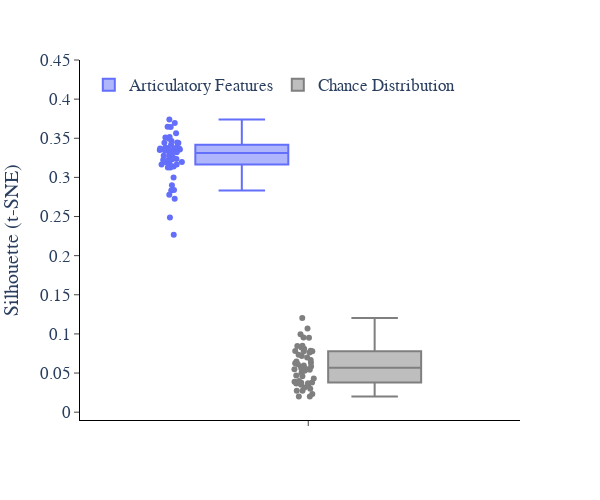

Write notebook code for a chart like this one.
### Code cell
fig = px.box(score_df, color='Condition', y="Silhouette (t-SNE)", points='all', width=600, height=500, color_discrete_sequence=[px_colors[0], '#7F7F7F'])
fig.update_layout(
    plot_bgcolor='white',
    legend=dict(
        orientation='h',
        yanchor='top',
        y=0.98,
        xanchor='left',
        x=0.02,
        title_text=''
    ),
    font=dict(size=17, family='Arial')
)
fig.update_xaxes(
    title='',
    mirror=False,
    ticks='outside',
    showline=True,
    linecolor='black',
    showgrid=False,
)
fig.update_yaxes(
    # title='Davies-Bouldin Score',
    mirror=False,
    ticks='outside',
    showline=True,
    linecolor='black',
    showgrid=False,
    range=[-0.01, 0.45],
)

fig.show()

### Figure 1 — Plotly figure (JSON) as saved in the notebook; plotly's stock layout.template omitted (floating-point values rounded to 4 significant figures)
{"data": [{"alignmentgroup": "True", "boxpoints": "all", "hovertemplate": "Condition=Articulatory Features<br>Silhouette (t-SNE)=%{y}<extra></extra>", "legendgroup": "Articulatory Features", "marker": {"color": "#636EFA"}, "name": "Articulatory Features", "notched": false, "offsetgroup": "Articulatory Features", "orientation": "v", "showlegend": true, "type": "box", "x0": " ", "xaxis": "x", "y": [0.3159, 0.3493, 0.3371, 0.2833, 0.3417, 0.3236, 0.3647, 0.3379, 0.3511, 0.3441, 0.314, 0.3565, 0.2898, 0.3204, 0.3275, 0.3741, 0.3382, 0.3321, 0.284, 0.3694, 0.3225, 0.2726, 0.3307, 0.3369, 0.3342, 0.335, 0.3464, 0.2488, 0.3166, 0.323, 0.3127, 0.278, 0.2267, 0.3193, 0.3442, 0.3166, 0.3368, 0.3125, 0.3196, 0.3515, 0.3318, 0.3222, 0.3357, 0.2998, 0.3277, 0.3644, 0.3336, 0.3446, 0.3375, 0.3252], "y0": " ", "yaxis": "y"}, {"alignmentgroup": "True", "boxpoints": "all", "hovertemplate": "Condition=Chance Distribution<br>Silhouette (t-SNE)=%{y}<extra></extra>", "legendgroup": "Chance Distribution", "marker": {"color": "#7F7F7F"}, "name": "Chance Distribution", "notched": false, "offsetgroup": "Chance Distribution", "orientation": "v", "showlegend": true, "type": "box", "x0": " ", "xaxis": "x", "y": [0.03159, 0.05021, 0.0781, 0.08275, 0.05483, 0.0585, 0.06474, 0.02742, 0.07844, 0.0717, 0.0528, 0.08475, 0.03744, 0.02992, 0.05582, 0.06978, 0.039, 0.02723, 0.05802, 0.03337, 0.08094, 0.06261, 0.09501, 0.06312, 0.06662, 0.03498, 0.04312, 0.03788, 0.03692, 0.04695, 0.05489, 0.05965, 0.05421, 0.0953, 0.02015, 0.07789, 0.08468, 0.06125, 0.1204, 0.03658, 0.05493, 0.03984, 0.02018, 0.02323, 0.07788, 0.09964, 0.07613, 0.04578, 0.1069, 0.07322], "y0": " ", "yaxis": "y"}], "layout": {"boxmode": "group", "font": {"family": "Arial", "size": 17}, "height": 500, "legend": {"orientation": "h", "title": {"text": ""}, "tracegroupgap": 0, "x": 0.02, "xanchor": "left", "y": 0.98, "yanchor": "top"}, "margin": {"t": 60}, "plot_bgcolor": "white", "width": 600, "xaxis": {"anchor": "y", "domain": [0, 1], "linecolor": "black", "mirror": false, "showgrid": false, "showline": true, "ticks": "outside", "title": {"text": ""}}, "yaxis": {"anchor": "x", "domain": [0, 1], "linecolor": "black", "mirror": false, "range": [-0.01, 0.45], "showgrid": false, "showline": true, "ticks": "outside", "title": {"text": "Silhouette (t-SNE)"}}}}
